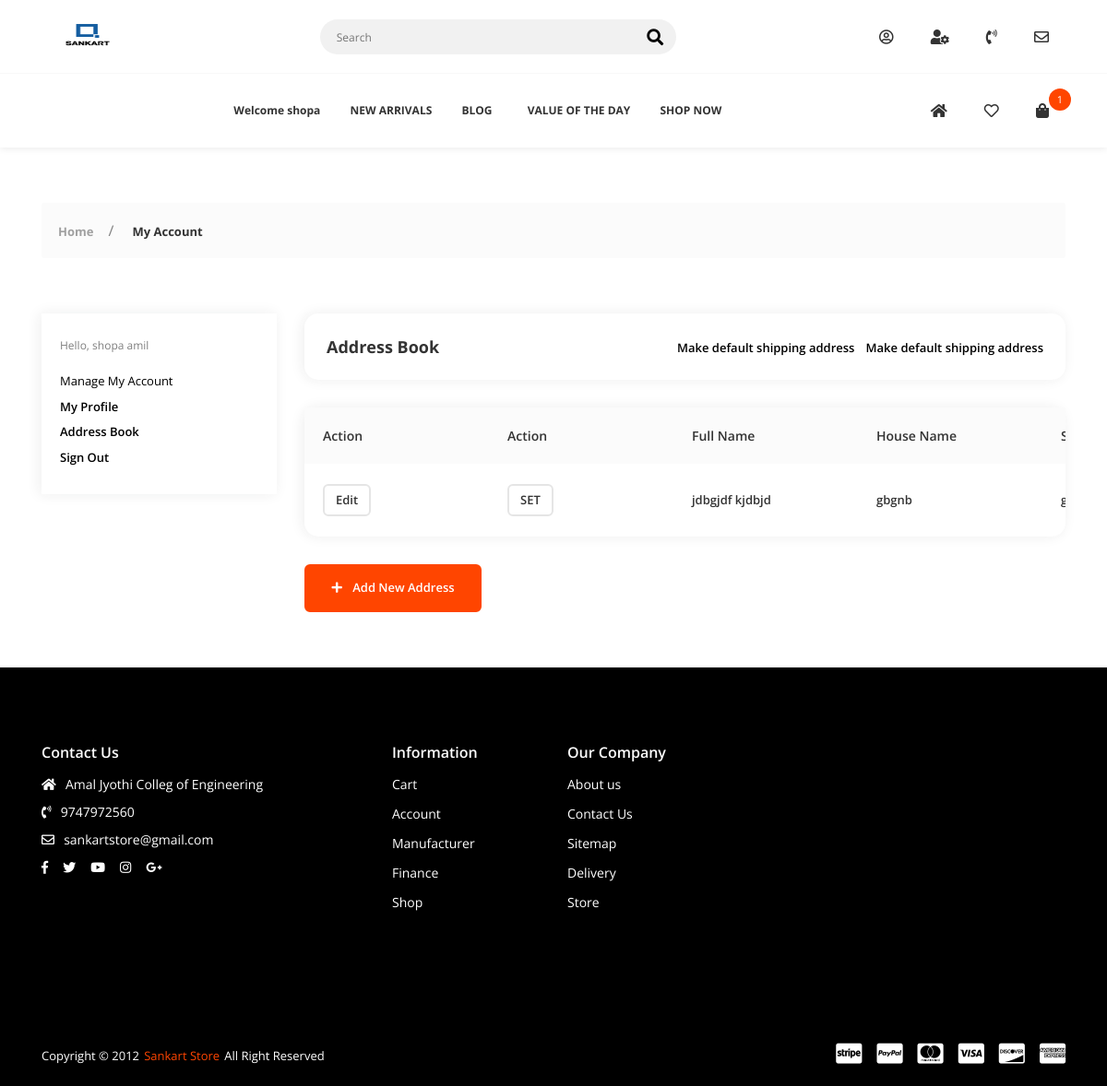
/addressbook/ (signed in), run on an earlier commit of the app's database.
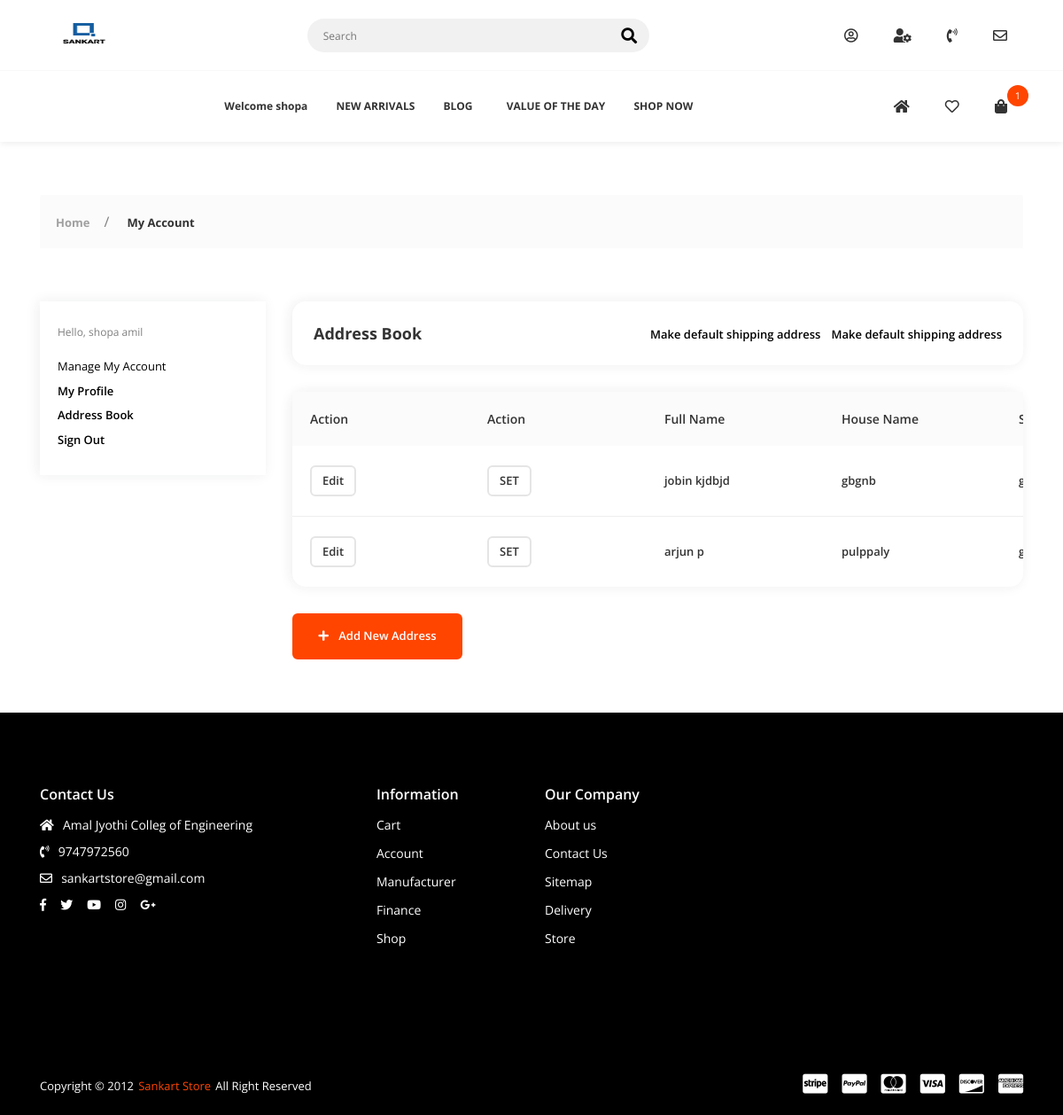
And on a later commit of the database.
### accounts/models.py (models this page shows, shortened)
class Address_Book(models.Model):
    user = models.ForeignKey(Account, on_delete=models.CASCADE)
    id = models.AutoField(primary_key=True)
    fname = models.CharField(max_length=100, blank=True, null=True, editable=False)
    lname = models.CharField(max_length=100, blank=True, null=True, editable=False)
    phone_number = models.BigIntegerField(default=0, editable=False)
    house = models.CharField(blank=True, max_length=100,null=True)
    street = models.CharField(blank=True, max_length=20,null=True)
    city = models.CharField(blank=True, max_length=20,null=True)
    state = models.CharField(blank=True, max_length=20,null=True)
    pin = models.IntegerField(blank=True,null=True)
    status = models.BooleanField(default=False)

### User_Dashboard/views.py (the view)
# urls.py: path('addressbook/', views.addressbook, name='addressbook'),
def addressbook(request):
    address =Address_Book.objects.all().filter(user=request.user.id)
    context = {
        'address': address,
    }
    return render(request, 'dashboard/dash-address-book.html', context)

### cart/context_processors.py (called while the page is built)
def counter(request):
    cart_count = 0
    if 'admin' in request.path:
        return {}
    else:
        try:
            cart = Cart.objects.filter(cart_id=_cart_id(request))
            if request.user.is_authenticated:
                cart_items = CartItem.objects.all().filter(user=request.user)
            else:
                cart_items = CartItem.objects.all().filter(cart=cart[:1])
            for cart_item in cart_items:
                cart_count += cart_item.quantity
        except Cart.DoesNotExist:
            cart_count = 0
    return dict(cart_count=cart_count)

### cart/views.py (called while the page is built)
def _cart_id(request):
    cart = request.session.session_key
    if not cart:
        cart = request.session.create()
    return cart

### wishlist/views.py (called while the page is built)
def _wishlist_id(request):
    wishlist = request.session.session_key
    if not wishlist:
        wishlist = request.session.create()
    return wishlist

### templates/dashboard/dash-address-book.html (shortened to what the changed rows need)
{% extends 'base.html' %}
{% load static %}
{% block content %}
        <div class="app-content">
            <div class="u-s-p-b-60">
                <div class="section__content">
                    <div class="dash">
                        <div class="container">
                            <div class="row">
                                <div class="col-lg-9 col-md-12">
                                    <div class="dash__box dash__box--shadow dash__box--radius dash__box--bg-white u-s-m-b-30">
                                        <div class="dash__pad-2">
                                            <div class="dash__address-header">
                                                <h1 class="dash__h1">Address Book</h1>
                                            </div>
                                        </div>
                                    </div>
                                    <div class="dash__box dash__box--shadow dash__box--bg-white dash__box--radius u-s-m-b-30">
                                        <div class="dash__table-2-wrap gl-scroll">
                                            <table class="dash__table-2">
                                                <thead>
                                                    <tr>
                                                        <th>Action</th>
                                                        <th>Action</th>
                                                        <th>Full Name</th>
                                                        <th>House Name</th>
                                                        <th>Street</th>
                                                    </tr>
                                                </thead>
                                                <tbody>
                                                    {% for a in address %}
                                                    <tr>
                                                        <td>
                                                            <a class="address-book-edit btn--e-transparent-platinum-b-2" href="{% url 'addressedit' a.id %}">Edit</a></td>
                                                        <td>
                                                            <a class="address-book-edit btn--e-transparent-platinum-b-2" href="{% url 'address_set' a.id %}">SET</a></td>
                                                        <td>{{a.fname}} {{a.lname}}</td>
                                                        <td>{{a.house}}</td>
                                                        <td>{{a.street}}</td>
                                                    </tr>
                                                    {% endfor %}
                                                </tbody>
                                            </table>
                                        </div>
                                    </div>
                                </div>
                            </div>
                        </div>
                    </div>
                </div>
            </div>
        </div>
{% endblock %}

What changed in the data, as far as the page shows it:
changed Address_Book "kjdbjd": fname "jdbgjdf" → "jobin"
added Address_Book: fname "arjun", lname "p", house "pulppaly"
